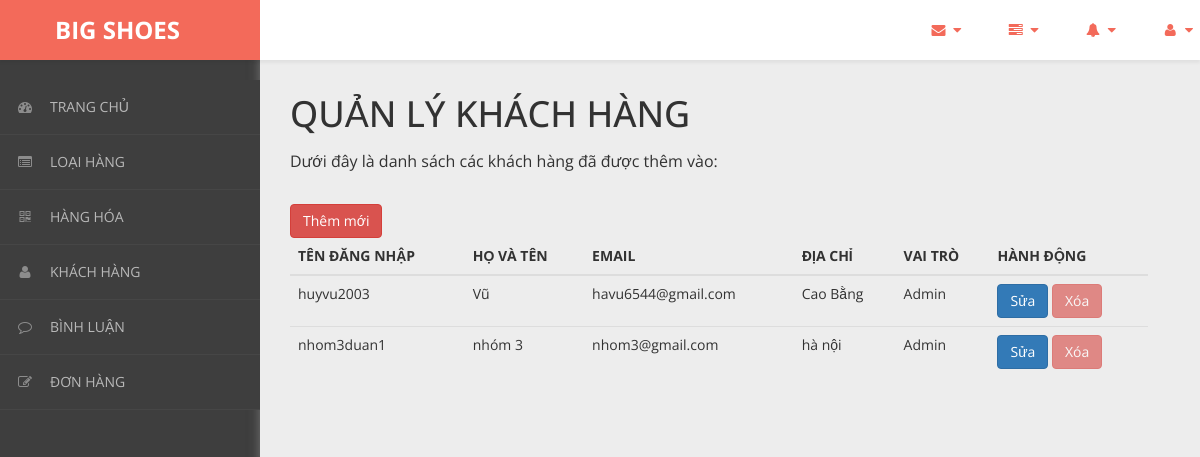
The app's page /admin/content/khach-hang/khach-hang-list.php with its own data.
### tables this page shows
CREATE TABLE `khach_hang` (
  `ma_kh` varchar(50) NOT NULL,
  `ho_ten` varchar(50) NOT NULL,
  `mat_khau` varchar(50) NOT NULL,
  `email` varchar(50) NOT NULL,
  `dia_chi` varchar(50) NOT NULL,
  `vai_tro` int(11) NOT NULL DEFAULT 0
);

### admin/dao/pdo.php (called while the page is built, shortened)
<?php
    function pdo_get_connection(){
        $pdo = new PDO("mysql:host=localhost;dbname=bigshoes",'root','');
        $pdo->setAttribute(PDO::ATTR_ERRMODE, PDO::ERRMODE_EXCEPTION);
        return $pdo;
    }
    function pdo_query($sql){
        $sql_args = array_slice(func_get_args(),1);
        try{
            $conn = pdo_get_connection();
            $stmt = $conn ->prepare($sql);
            $stmt -> execute($sql_args);
            $rows = $stmt -> fetchAll();
            return $rows;
        }catch(PDOException $e){
            throw $e;
        }finally{
            unset($conn);
        }
    }
    ?>

### admin/dao/khach-hang.php (called while the page is built, shortened)
<?php
    require_once ('pdo.php');
    function khach_hang_select_all(){
        $sql = "SELECT * FROM khach_hang";
        return pdo_query($sql);
    }
?>

### admin/content/khach-hang/khach-hang-list.php (the view, shortened to what this page needs)
<!DOCTYPE html>
<html xmlns="http://www.w3.org/1999/xhtml">
<head>
    <link href="../../../css/admin/css/bootstrap.css" rel="stylesheet" />
    <link href="../../../css/admin/css/font-awesome.css" rel="stylesheet" />
    <link href="../../../css/admin/css/custom-styles.css" rel="stylesheet" />
</head>
<body>
    <div id="wrapper">
        <nav class="navbar navbar-default top-navbar" role="navigation">
            <div class="navbar-header">
                <a class="navbar-brand" href="../../../../bigshoes/trang-chinh/"><strong style = "margin-left: 40px;">BIG SHOES</strong></a>
            </div>
            <ul class="nav navbar-top-links navbar-right">
                <li class="dropdown">
                    <a class="dropdown-toggle" data-toggle="dropdown" href="#" aria-expanded="false">
                        <i class="fa fa-envelope fa-fw"></i> <i class="fa fa-caret-down"></i>
                    </a>
                </li>
                <li class="dropdown">
                    <a class="dropdown-toggle" data-toggle="dropdown" href="#" aria-expanded="false">
                        <i class="fa fa-tasks fa-fw"></i> <i class="fa fa-caret-down"></i>
                    </a>
                </li>
                <li class="dropdown">
                    <a class="dropdown-toggle" data-toggle="dropdown" href="#" aria-expanded="false">
                        <i class="fa fa-bell fa-fw"></i> <i class="fa fa-caret-down"></i>
                    </a>
                </li>
                <li class="dropdown">
                    <a class="dropdown-toggle" data-toggle="dropdown" href="#" aria-expanded="false">
                        <i class="fa fa-user fa-fw"></i> <i class="fa fa-caret-down"></i>
                    </a>
                </li>
            </ul>
        </nav>
        <nav class="navbar-default navbar-side" role="navigation">
            <div class="sidebar-collapse">
                <ul class="nav" id="main-menu">
                <li>
                        <a href="../thong-ke/thong-ke-list.php"><i class="fa fa-dashboard"></i>TRANG CHỦ</a>
                    </li>
                    <li>
                        <a href="../loai-hang/loai-hang-list.php"><i class="fa fa-list-alt" aria-hidden="true"></i>LOẠI HÀNG</a>
                    </li>
                    <li>
                        <a href="../hang-hoa/hang-hoa-list.php"><i class="fa fa-qrcode"></i>HÀNG HÓA</a>
                    </li>
                    <li>
                        <a href="../khach-hang/khach-hang-list.php"><i class="fa fa-user"></i>KHÁCH HÀNG</a>
                    </li>
                    <li>
                        <a href="../binh-luan/binh-luan-list.php"><i class="fa fa-comment-o" aria-hidden="true"></i>BÌNH LUẬN</a>
                    </li>
                    <li>
                        <a href="../hoa-don/hoa-don-list.php"><i class="fa fa-edit"></i>ĐƠN HÀNG</a>
                    </li>
                </ul>
            </div>
        </nav>
        <div id="page-wrapper">
		  <div class="header">
                        <div class="page-header">
                            <h1>QUẢN LÝ KHÁCH HÀNG</h1>
                            <p>Dưới đây là danh sách các khách hàng đã được thêm vào: </p>
                            <?php
                                require_once ('../../dao/khach-hang.php');
                                $items = khach_hang_select_all();
                            ?>
                            <br>
                            <a href="../khach-hang/khach-hang-new.php"><button class="btn btn-danger">Thêm mới</button></a>
                            <table class="table table-hover">
                                <thead>
                                  <tr>
                                    <th>TÊN ĐĂNG NHẬP</th>
                                    <th>HỌ VÀ TÊN</th>
                                    <th>EMAIL</th>
                                    <th>ĐỊA CHỈ</th>
                                    <th>VAI TRÒ</th>
                                    <th>HÀNH ĐỘNG</th>
                                  </tr>
                                </thead>
                                <tbody>
                                <?php foreach($items as $item){
                                     extract($item);
                                    ?>
                                  <tr>
                                    <td><?=$ma_kh?></td>
                                    <td><?=$ho_ten?></td>
                                    <td><?=$email?></td>
                                    <td><?=$dia_chi?></td>
                                    <td><?php if($vai_tro == 0){
                                        echo "Khách hàng";
                                    }else{
                                        echo "Admin";
                                    } ?></td>
                                    <td>
                                        <a href="khach-hang-update.php?ma_kh=<?=$ma_kh?>"><button class="btn btn-primary">Sửa</button></a>
                                        <button <?php if($vai_tro==1) echo "disabled" ?> class="btn btn-danger"><a style="color:white" onclick = "return confirm('Bạn có chắc chắn muốn xóa ?')" href="khach-hang-delete.php?ma_kh=<?=$ma_kh?>">Xóa</a></button>
                                    </td>
                                  </tr>
                                <?php } ?>
                                </tbody>
                              </table>
                        </div>
		</div>
            </div>
        </div>
</body>
</html>

### css/admin/css/custom-styles.css (style rules this page uses)
body { font-family: 'Open Sans', sans-serif; background: #3E3E3E; }
#wrapper { width: 100%; }
#page-wrapper { padding: 15px 15px; min-height: 600px; background: #EDEDED; }
h1, .h1, h2, .h2, h3, .h3 { margin-top: 7px; margin-bottom: -5px; }
p { font-size:16px; line-height:25px; padding-top:20px; }
.navbar-side { z-index: 0; }
.navbar-side .nav > li > a > i { color: #8C8C8C;padding: 8px;width: 30px;text-align: center; }
.top-navbar { position: fixed; width: 100%; z-index: 300; -webkit-box-shadow: 0 3px 3px rgba(0, 0, 0, 0.05); -moz-box-shadow: 0 3px 3px rgba(0, 0, 0, 0.05); box-shadow: 0 3px 3px rgba(0, 0, 0, 0.05); }
.navbar-side { z-index: 1; position: fixed; width: 260px; top: 80px; }
#page-wrapper { position: relative; top: 55px; box-shadow: 0 0 10px #757575; -moz-box-shadow: 0 0 10px #757575; -webkit-box-shadow: 0 0 10px #757575; }
.page-header { margin: 0;border-bottom: 1px solid transparent;text-align: left;background-color: rgb(237, 237, 237);padding: 32px 22px 32px 0;color: #323232; }
.header { margin: 0 30px; }
.top-navbar { margin:0px; }
.top-navbar .navbar-brand { color: #fff;width: 260px;text-align: left;height: 60px;font-size: 24px;font-weight: 700;line-height: 30px;background: #F36A5A; }
.top-navbar .nav > li { position: relative; display: inline-block; margin: 0px; padding: 0px; }
.top-navbar .nav > li > a { position: relative; display: block; padding: 20px;color: #FFFFFF; margin: 0px; }
.sidebar-collapse , .sidebar-collapse .nav { background:none; }
.sidebar-collapse .nav { padding:0; }
.sidebar-collapse .nav > li > a { color: #B8B8B8; background:transparent; text-shadow:none; font-size: 14px; }
.sidebar-collapse > .nav > li > a { padding: 12px 10px; }
.sidebar-collapse > .nav > li { border-bottom: 1px solid rgba(107, 108, 109, 0.19); }
.navbar-side { border:none; background: #3E3E3E; }
.top-navbar { background: #FFFFFF; border-bottom:none; }
.top-navbar .nav > li > a > i { margin-right: 2px; }
.navbar-default { border:0px solid black; }
.navbar-header { background: transparent; }
.nav > li > a > i { margin-right:10px; color: rgb(243, 106, 90); }
@media (min-width:768px) { #page-wrapper { margin: 0 0 0 260px; padding: 0; min-height: 1200px; } }
@media (min-width:768px) { .navbar-side { width: 260px; z-index: 1; } }
@media (min-width:768px) { .navbar { border-radius: 0px; } }

### records on screen
khach_hang: ma_kh "huyvu2003", ho_ten "Vũ", email "havu6544@gmail.com", dia_chi "Cao Bằng", vai_tro "Admin"
khach_hang: ma_kh "nhom3duan1", ho_ten "nhóm 3", email "nhom3@gmail.com", dia_chi "hà nội", vai_tro "Admin"
